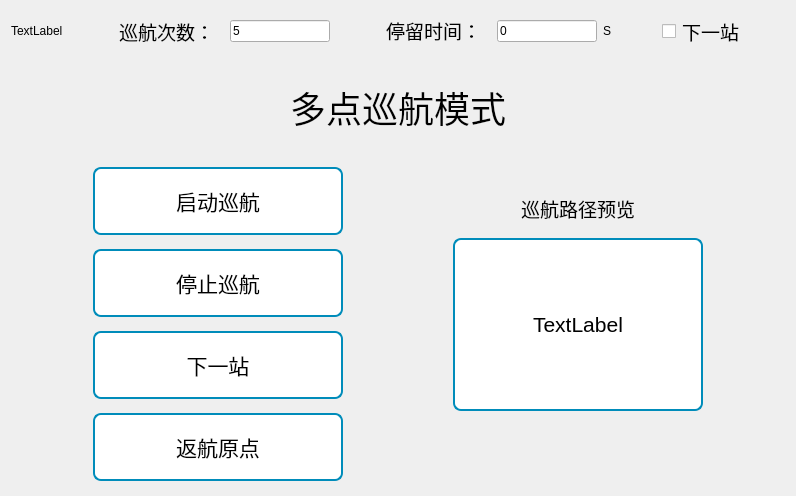
      <widget class="QWidget" name="tab_points">
       <attribute name="title">
        <string>巡航模式</string>
       </attribute>
       <layout class="QGridLayout" name="gridLayout_9">
        <item row="0" column="0">
         <layout class="QVBoxLayout" name="verticalLayout_19">
          <item>
           <layout class="QGridLayout" name="gridLayout_15">
            <item row="0" column="0">
             <widget class="QLabel" name="label_nav_state_2">
              <property name="sizePolicy">
               <sizepolicy hsizetype="Preferred" vsizetype="Fixed">
                <horstretch>0</horstretch>
                <verstretch>0</verstretch>
               </sizepolicy>
              </property>
              <property name="minimumSize">
               <size>
                <width>0</width>
                <height>40</height>
               </size>
              </property>
              <property name="maximumSize">
               <size>
                <width>16777215</width>
                <height>40</height>
               </size>
              </property>
              <property name="text">
               <string>TextLabel</string>
              </property>
             </widget>
            </item>
            <item row="0" column="2">
             <widget class="QLabel" name="label_31">
              <property name="styleSheet">
               <string notr="true">    border-radius: 8px;
    color: white;
    padding: 1px 3px;
    text-align: center;
    text-decoration: none;
    font-size: 19px;
    margin: 4px 2px;
    color: black;</string>
              </property>
              <property name="text">
               <string>巡航次数：</string>
              </property>
             </widget>
            </item>
            <item row="0" column="1">
             <spacer name="horizontalSpacer_25">
              <property name="orientation">
               <enum>Qt::Horizontal</enum>
              </property>
              <property name="sizeType">
               <enum>QSizePolicy::Fixed</enum>
              </property>
              <property name="sizeHint" stdset="0">
               <size>
                <width>40</width>
                <height>20</height>
               </size>
              </property>
             </spacer>
            </item>
            <item row="0" column="8">
             <spacer name="horizontalSpacer_26">
              <property name="orientation">
               <enum>Qt::Horizontal</enum>
              </property>
              <property name="sizeType">
               <enum>QSizePolicy::Fixed</enum>
              </property>
              <property name="sizeHint" stdset="0">
               <size>
                <width>40</width>
                <height>20</height>
               </size>
              </property>
             </spacer>
            </item>
            <item row="0" column="6">
             <widget class="QLineEdit" name="lineEdit_points_nav_stop_time">
              <property name="sizePolicy">
               <sizepolicy hsizetype="Fixed" vsizetype="Fixed">
                <horstretch>0</horstretch>
                <verstretch>0</verstretch>
               </sizepolicy>
              </property>
              <property name="minimumSize">
               <size>
                <width>100</width>
                <height>0</height>
               </size>
              </property>
              <property name="maximumSize">
               <size>
                <width>100</width>
                <height>16777215</height>
               </size>
              </property>
              <property name="text">
               <string>0</string>
              </property>
             </widget>
            </item>
            <item row="0" column="10">
             <spacer name="horizontalSpacer_27">
              <property name="orientation">
               <enum>Qt::Horizontal</enum>
              </property>
              <property name="sizeType">
               <enum>QSizePolicy::Expanding</enum>
              </property>
              <property name="sizeHint" stdset="0">
               <size>
                <width>40</width>
                <height>20</height>
               </size>
              </property>
             </spacer>
            </item>
            <item row="0" column="3">
             <widget class="QLineEdit" name="lineEdit_points_nav_num">
              <property name="sizePolicy">
               <sizepolicy hsizetype="Fixed" vsizetype="Fixed">
                <horstretch>0</horstretch>
                <verstretch>0</verstretch>
               </sizepolicy>
              </property>
              <property name="minimumSize">
               <size>
                <width>100</width>
                <height>0</height>
               </size>
              </property>
              <property name="maximumSize">
               <size>
                <width>100</width>
                <height>16777215</height>
               </size>
              </property>
              <property name="text">
               <string>5</string>
              </property>
             </widget>
            </item>
            <item row="0" column="7">
             <widget class="QLabel" name="label_33">
              <property name="sizePolicy">
               <sizepolicy hsizetype="Preferred" vsizetype="Fixed">
                <horstretch>0</horstretch>
                <verstretch>0</verstretch>
               </sizepolicy>
              </property>
              <property name="text">
               <string>S</string>
              </property>
             </widget>
            </item>
            <item row="0" column="9">
             <widget class="QCheckBox" name="checkBox_nav_next_flag">
              <property name="sizePolicy">
               <sizepolicy hsizetype="Fixed" vsizetype="Fixed">
                <horstretch>0</horstretch>
                <verstretch>0</verstretch>
               </sizepolicy>
              </property>
              <property name="styleSheet">
               <string notr="true">    border-radius: 8px;
    color: white;
    padding: 1px 3px;
    text-align: center;
    text-decoration: none;
    font-size: 19px;
    margin: 4px 2px;
    color: black;</string>
              </property>
              <property name="text">
               <string>下一站</string>
              </property>
              <property name="tristate">
               <bool>false</bool>
              </property>
             </widget>
            </item>
            <item row="0" column="4">
             <spacer name="horizontalSpacer_28">
              <property name="orientation">
               <enum>Qt::Horizontal</enum>
              </property>
              <property name="sizeType">
               <enum>QSizePolicy::Fixed</enum>
              </property>
              <property name="sizeHint" stdset="0">
               <size>
                <width>40</width>
                <height>20</height>
               </size>
              </property>
             </spacer>
            </item>
            <item row="0" column="5">
             <widget class="QLabel" name="label_32">
              <property name="sizePolicy">
               <sizepolicy hsizetype="Preferred" vsizetype="Fixed">
                <horstretch>0</horstretch>
                <verstretch>0</verstretch>
               </sizepolicy>
              </property>
              <property name="styleSheet">
               <string notr="true">    border-radius: 8px;
    color: white;
    padding: 1px 3px;
    text-align: center;
    text-decoration: none;
    font-size: 19px;
    margin: 4px 2px;
    color: black;</string>
              </property>
              <property name="text">
               <string>停留时间：</string>
              </property>
             </widget>
            </item>
           </layout>
          </item>
          <item>
           <widget class="QLabel" name="label_5">
            <property name="sizePolicy">
             <sizepolicy hsizetype="Preferred" vsizetype="Fixed">
              <horstretch>0</horstretch>
              <verstretch>0</verstretch>
             </sizepolicy>
            </property>
            <property name="minimumSize">
             <size>
              <width>0</width>
              <height>100</height>
             </size>
            </property>
            <property name="maximumSize">
             <size>
              <width>16777215</width>
              <height>100</height>
             </size>
            </property>
            <property name="styleSheet">
             <string notr="true">    border-radius: 8px;
    color: white;
    padding: 16px 32px;
    text-align: center;
    text-decoration: none;
    font-size: 36px;
    margin: 4px 2px;
    color: black;
</string>
            </property>
            <property name="lineWidth">
             <number>3</number>
            </property>
            <property name="text">
             <string>多点巡航模式</string>
            </property>
            <property name="alignment">
             <set>Qt::AlignCenter</set>
            </property>
           </widget>
          </item>
          <item>
           <layout class="QHBoxLayout" name="horizontalLayout_6">
            <item>
             <spacer name="horizontalSpacer_5">
              <property name="orientation">
               <enum>Qt::Horizontal</enum>
              </property>
              <property name="sizeType">
               <enum>QSizePolicy::Fixed</enum>
              </property>
              <property name="sizeHint" stdset="0">
               <size>
                <width>80</width>
                <height>20</height>
               </size>
              </property>
             </spacer>
            </item>
            <item>
             <layout class="QVBoxLayout" name="verticalLayout_9">
              <item>
               <widget class="QPushButton" name="launch_nav_points_btn">
                <property name="maximumSize">
                 <size>
                  <width>256</width>
                  <height>16777215</height>
                 </size>
                </property>
                <property name="styleSheet">
                 <string notr="true">    QPushButton#launch_nav_points_btn {
	border-radius: 8px;
    color: white;
    padding: 16px 32px;
    text-align: center;
    text-decoration: none;
    font-size: 21px;
    margin: 4px 2px;
    background-color: white;
    color: black;
    border: 2px solid #008cba;
}
QPushButton#launch_nav_points_btn:hover {
    background-color: #008cba;
    color: white;
}
QPushButton#launch_nav_points_btn:pressed {
    background-color: #06AD56;
}
</string>
                </property>
                <property name="text">
                 <string>启动巡航</string>
                </property>
               </widget>
              </item>
              <item>
               <widget class="QPushButton" name="stop_nav_points_btn">
                <property name="maximumSize">
                 <size>
                  <width>256</width>
                  <height>16777215</height>
                 </size>
                </property>
                <property name="styleSheet">
                 <string notr="true">    QPushButton#stop_nav_points_btn {
	border-radius: 8px;
    color: white;
    padding: 16px 32px;
    text-align: center;
    text-decoration: none;
    font-size: 21px;
    margin: 4px 2px;
    background-color: white;
    color: black;
    border: 2px solid #008cba;
}
QPushButton#stop_nav_points_btn:hover {
    background-color: #008cba;
    color: white;
}
QPushButton#stop_nav_points_btn:pressed {
    background-color: #06AD56;
}
</string>
                </property>
                <property name="text">
                 <string>停止巡航</string>
                </property>
               </widget>
              </item>
              <item>
               <widget class="QPushButton" name="next_nav_points_btn">
                <property name="maximumSize">
                 <size>
                  <width>256</width>
                  <height>16777215</height>
                 </size>
                </property>
                <property name="styleSheet">
                 <string notr="true">    QPushButton#next_nav_points_btn {
	border-radius: 8px;
    color: white;
    padding: 16px 32px;
    text-align: center;
    text-decoration: none;
    font-size: 21px;
    margin: 4px 2px;
    background-color: white;
    color: black;
    border: 2px solid #008cba;
}
QPushButton#next_nav_points_btn:hover {
    background-color: #008cba;
    color: white;
}
QPushButton#next_nav_points_btn:pressed {
    background-color: #06AD56;
}
</string>
                </property>
                <property name="text">
                 <string>下一站</string>
                </property>
               </widget>
              </item>
              <item>
               <widget class="QPushButton" name="back_nav_points_btn">
                <property name="maximumSize">
                 <size>
                  <width>256</width>
                  <height>16777215</height>
                 </size>
                </property>
                <property name="styleSheet">
                 <string notr="true">    QPushButton#back_nav_points_btn {
	border-radius: 8px;
    color: white;
    padding: 16px 32px;
    text-align: center;
    text-decoration: none;
    font-size: 21px;
    margin: 4px 2px;
    background-color: white;
    color: black;
    border: 2px solid #008cba;
}
QPushButton#back_nav_points_btn:hover {
    background-color: #008cba;
    color: white;
}
QPushButton#back_nav_points_btn:pressed {
    background-color: #06AD56;
}
</string>
                </property>
                <property name="text">
                 <string>返航原点</string>
                </property>
               </widget>
              </item>
             </layout>
            </item>
            <item>
             <spacer name="horizontalSpacer_4">
              <property name="orientation">
               <enum>Qt::Horizontal</enum>
              </property>
              <property name="sizeType">
               <enum>QSizePolicy::Fixed</enum>
              </property>
              <property name="sizeHint" stdset="0">
               <size>
                <width>100</width>
                <height>20</height>
               </size>
              </property>
             </spacer>
            </item>
            <item>
             <layout class="QVBoxLayout" name="verticalLayout_18">
              <item>
               <spacer name="verticalSpacer_5">
                <property name="orientation">
                 <enum>Qt::Vertical</enum>
                </property>
                <property name="sizeType">
                 <enum>QSizePolicy::Fixed</enum>
                </property>
                <property name="sizeHint" stdset="0">
                 <size>
                  <width>20</width>
                  <height>25</height>
                 </size>
                </property>
               </spacer>
              </item>
              <item>
               <widget class="QLabel" name="label_34">
                <property name="sizePolicy">
                 <sizepolicy hsizetype="Preferred" vsizetype="Fixed">
                  <horstretch>0</horstretch>
                  <verstretch>0</verstretch>
                 </sizepolicy>
                </property>
                <property name="minimumSize">
                 <size>
                  <width>0</width>
                  <height>40</height>
                 </size>
                </property>
                <property name="maximumSize">
                 <size>
                  <width>16777215</width>
                  <height>40</height>
                 </size>
                </property>
                <property name="styleSheet">
                 <string notr="true">    border-radius: 8px;
    color: white;
    padding: 1px 3px;
    text-align: center;
    text-decoration: none;
    font-size: 19px;
    margin: 4px 2px;
    color: black;
 </string>
                </property>
                <property name="text">
                 <string>巡航路径预览</string>
                </property>
                <property name="alignment">
                 <set>Qt::AlignCenter</set>
                </property>
               </widget>
              </item>
              <item>
               <widget class="QLabel" name="label_points_nav_img">
                <property name="sizePolicy">
                 <sizepolicy hsizetype="Preferred" vsizetype="Expanding">
                  <horstretch>0</horstretch>
                  <verstretch>0</verstretch>
                 </sizepolicy>
                </property>
                <property name="styleSheet">
                 <string notr="true">    border-radius: 8px;
    color: white;
    padding: 16px 32px;
    text-align: center;
    text-decoration: none;
    font-size: 21px;
    margin: 4px 2px;
    background-color: white;
    color: black;
    border: 2px solid #008cba;</string>
                </property>
                <property name="text">
                 <string>TextLabel</string>
                </property>
                <property name="alignment">
                 <set>Qt::AlignCenter</set>
                </property>
               </widget>
              </item>
              <item>
               <spacer name="verticalSpacer_4">
                <property name="orientation">
                 <enum>Qt::Vertical</enum>
                </property>
                <property name="sizeType">
                 <enum>QSizePolicy::Fixed</enum>
                </property>
                <property name="sizeHint" stdset="0">
                 <size>
                  <width>20</width>
                  <height>70</height>
                 </size>
                </property>
               </spacer>
              </item>
             </layout>
            </item>
            <item>
             <spacer name="horizontalSpacer_29">
              <property name="orientation">
               <enum>Qt::Horizontal</enum>
              </property>
              <property name="sizeType">
               <enum>QSizePolicy::Fixed</enum>
              </property>
              <property name="sizeHint" stdset="0">
               <size>
                <width>80</width>
                <height>20</height>
               </size>
              </property>
             </spacer>
            </item>
           </layout>
          </item>
         </layout>
        </item>
       </layout>
      </widget>
